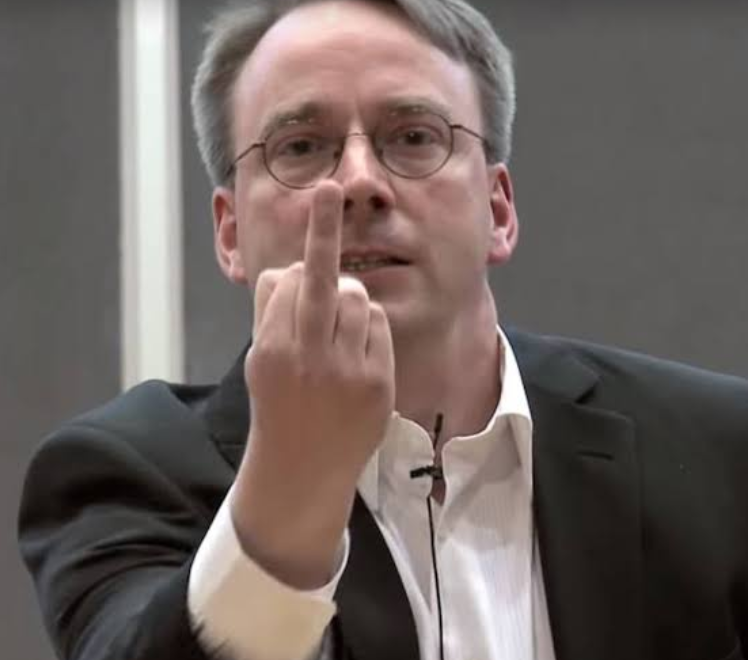
#> input picture inteligenciaArtificial/3_hito/assets/linusTorvalds.png, 748 x 660 px, found by its file name
$ python imagen.py
#> lines starting #> are read from the running program, lines starting #| are printed output that depends on the picture
#imagen para convertir una imagen a vector matris de fila
import cv2
import numpy as np
#1 Cargar imagen a colores
imagen = cv2.imread("linusTorvalds.png")
#> imagen is the input picture: shape (660, 748, 3); mean B, G, R 95.5, 99.3, 110.4
#2 Covertir a blanco y negro a esacalas de grisis
gris = cv2.cvtColor(imagen,cv2.COLOR_BGR2GRAY)
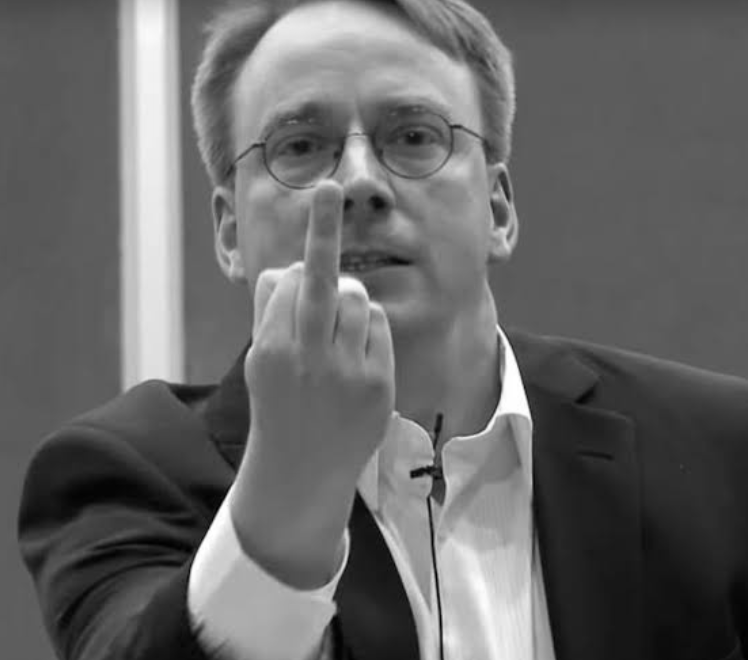
#> gris: shape (660, 748); min 1, max 255, mean 102.2

$ run again, with inteligenciaArtificial/3_hito/assets/1_Capas_ia.png copied over inteligenciaArtificial/3_hito/assets/linusTorvalds.png
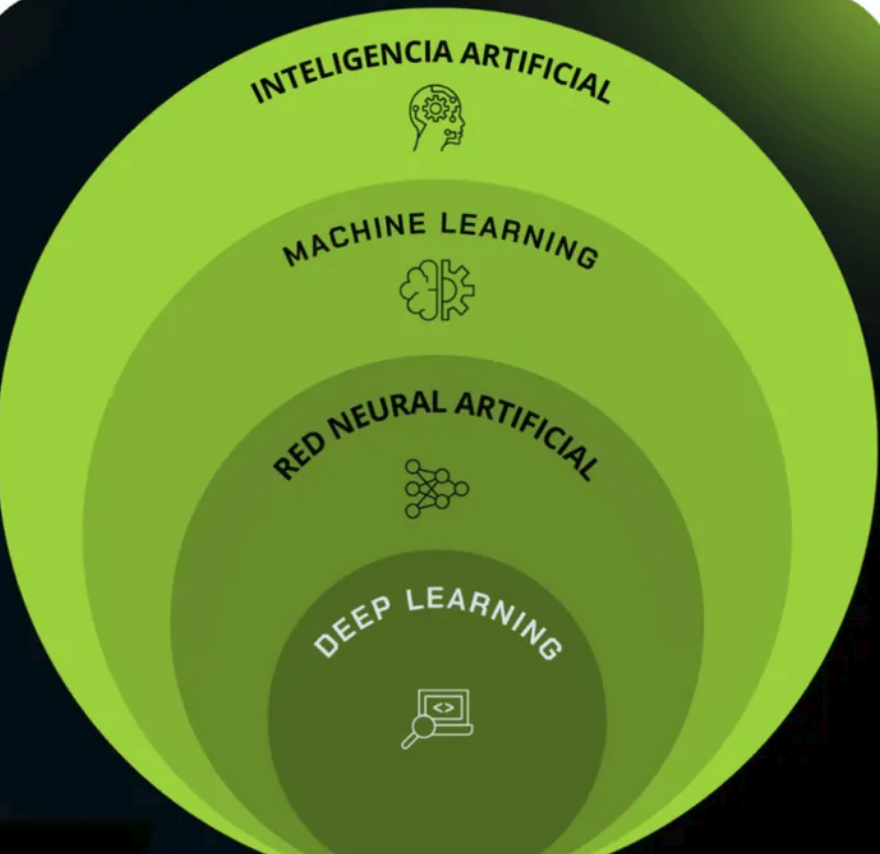
#> input picture inteligenciaArtificial/3_hito/assets/1_Capas_ia.png, 880 x 854 px, found by its file name
#> imagen is the input picture: shape (854, 880, 3); mean B, G, R 44.1, 139.3, 102
#> `gris = cv2.cvtColor(imagen,cv2.COLOR_BGR2GRAY)`:
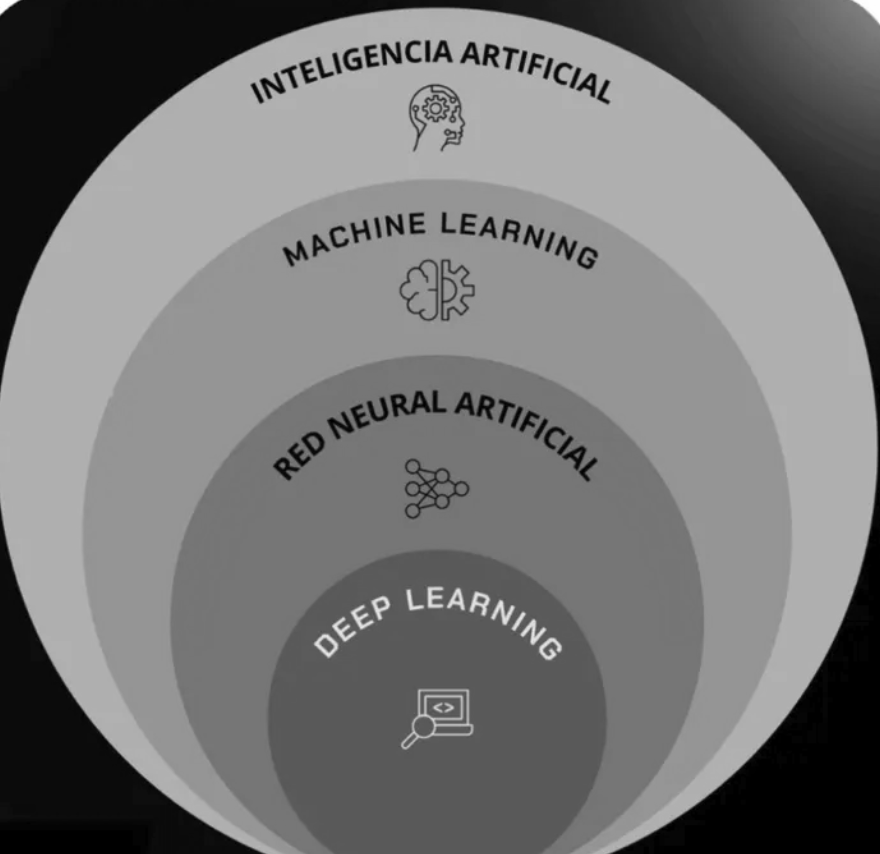
#> gris: shape (854, 880); min 0, max 255, mean 117.4

$ run again, with inteligenciaArtificial/3_hito/assets/RichardStallmand.png copied over inteligenciaArtificial/3_hito/assets/linusTorvalds.png
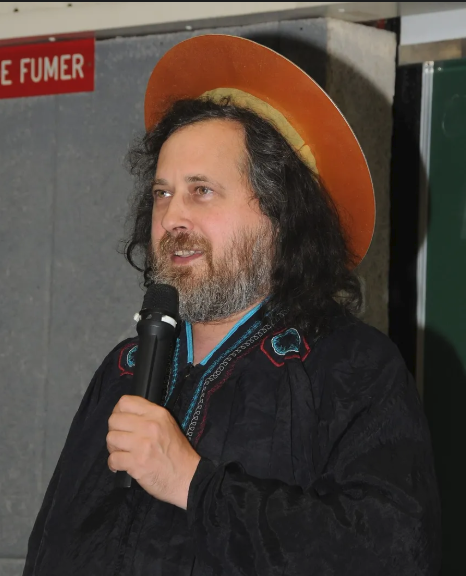
#> input picture inteligenciaArtificial/3_hito/assets/RichardStallmand.png, 466 x 576 px, found by its file name
#> imagen is the input picture: shape (576, 466, 3); mean B, G, R 61.4, 68.1, 78.9
#> `gris = cv2.cvtColor(imagen,cv2.COLOR_BGR2GRAY)`:
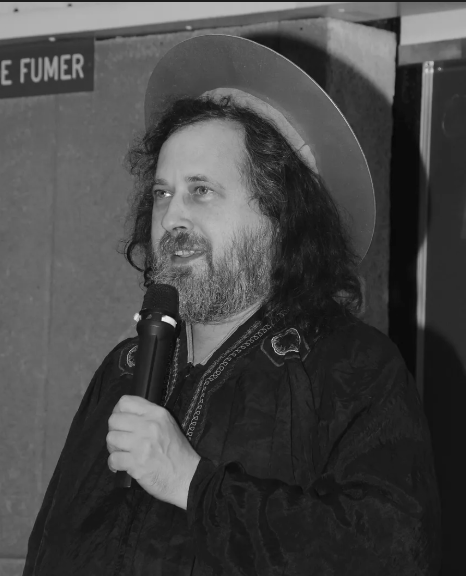
#> gris: shape (576, 466); min 4, max 245, mean 70.6
